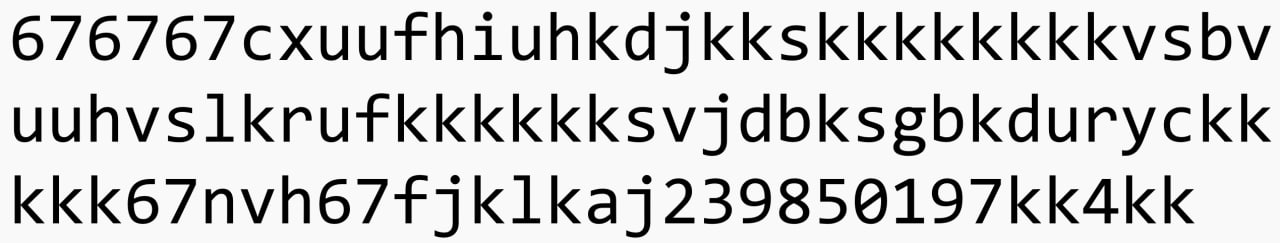
#> input picture rk2/text.jpg, 1280 x 243 px
$ python harris.py
#> lines starting #> are read from the running program, lines starting #| are printed output that depends on the picture
from PIL import Image
import numpy as np
import matplotlib.pyplot as plt
from scipy.ndimage import gaussian_filter

def compute_gradients(image):
    """Вычисление градиентов изображения"""
    img_array = np.array(image, dtype=float)

    if len(img_array.shape) == 3:
        img_array = np.mean(img_array, axis=2)

    # Оператор Собеля
    sobel_x = np.array([[-1, 0, 1],
                        [-2, 0, 2],
                        [-1, 0, 1]])

    sobel_y = np.array([[-1, -2, -1],
                        [0, 0, 0],
                        [1, 2, 1]])

    height, width = img_array.shape
    Ix = np.zeros_like(img_array)
    Iy = np.zeros_like(img_array)

    for i in range(1, height - 1):
        for j in range(1, width - 1):
            window = img_array[i-1:i+2, j-1:j+2]
            Ix[i, j] = np.sum(window * sobel_x)
            Iy[i, j] = np.sum(window * sobel_y)

    return Ix, Iy

def harris_detector(image, k=0.04, threshold=0.01, window_size=3):
    """
    Детектор углов Харриса

    k: параметр чувствительности (обычно 0.04-0.06)
    threshold: порог для определения угла
    window_size: размер окна для гауссова сглаживания
    """
    # Вычисляем градиенты
    Ix, Iy = compute_gradients(image)

    # Вычисляем произведения градиентов
    Ix2 = Ix ** 2
    Iy2 = Iy ** 2
    Ixy = Ix * Iy

    # Применяем гауссово сглаживание
    sigma = window_size / 6
    Sx2 = gaussian_filter(Ix2, sigma)
    Sy2 = gaussian_filter(Iy2, sigma)
    Sxy = gaussian_filter(Ixy, sigma)

    # Вычисляем отклик Харриса
    # R = det(M) - k * trace(M)^2
    # det(M) = Sx2 * Sy2 - Sxy^2
    # trace(M) = Sx2 + Sy2
    det_M = Sx2 * Sy2 - Sxy ** 2
    trace_M = Sx2 + Sy2

    R = det_M - k * (trace_M ** 2)

    # Нормализация
    R_normalized = R / R.max() if R.max() > 0 else R

    # Находим углы (локальные максимумы выше порога)
    corners = []
    height, width = R_normalized.shape

    for i in range(2, height - 2):
        for j in range(2, width - 2):
            if R_normalized[i, j] > threshold:
                # Проверяем, является ли точка локальным максимумом
                window = R_normalized[i-1:i+2, j-1:j+2]
                if R_normalized[i, j] == window.max():
                    corners.append((j, i, R_normalized[i, j]))

    return R_normalized, corners

def non_maximum_suppression(corners, min_distance=10):
    """Подавление немаксимумов - оставляем только сильные углы"""
    if len(corners) == 0:
        return []

    # Сортируем по силе отклика
    corners_sorted = sorted(corners, key=lambda x: x[2], reverse=True)

    filtered_corners = []

    for corner in corners_sorted:
        x, y, response = corner

        # Проверяем расстояние до уже выбранных углов
        too_close = False
        for fx, fy, _ in filtered_corners:
            distance = np.sqrt((x - fx)**2 + (y - fy)**2)
            if distance < min_distance:
                too_close = True
                break

        if not too_close:
            filtered_corners.append(corner)

    return filtered_corners

def visualize_harris(image, R, corners):
    """Визуализация результатов"""
    fig, axes = plt.subplots(1, 3, figsize=(18, 6))

    # Исходное изображение
    if len(np.array(image).shape) == 3:
        axes[0].imshow(image)
    else:
        axes[0].imshow(image, cmap='gray')
    axes[0].set_title('Исходное изображение')
    axes[0].axis('off')

    # Тепловая карта отклика Харриса
    im = axes[1].imshow(R, cmap='hot')
    axes[1].set_title('Отклик детектора Харриса')
    axes[1].axis('off')
    plt.colorbar(im, ax=axes[1])

    # Обнаруженные углы
    if len(np.array(image).shape) == 3:
        axes[2].imshow(image)
    else:
        axes[2].imshow(image, cmap='gray')

    if len(corners) > 0:
        x_coords = [c[0] for c in corners]
        y_coords = [c[1] for c in corners]
        axes[2].plot(x_coords, y_coords, 'r+', markersize=10, markeredgewidth=2)

    axes[2].set_title(f'Обнаруженные углы ({len(corners)} точек)')
    axes[2].axis('off')

    plt.tight_layout()
    plt.show()

# Основная программа
if __name__ == "__main__":
    print("Детектор углов Харриса")
    print("=" * 60)

    # Загрузка изображения
    print("\nВведите путь к изображению (или Enter для тестового):")
    path = input().strip()
#> the answer given: rk2/text.jpg

    if path == "":
        # Создаём тестовое изображение с углами
        img_array = np.ones((200, 200), dtype=np.uint8) * 128
        # Квадрат
        img_array[50:100, 50:100] = 255
        # Треугольник
        for i in range(50):
            img_array[120+i, 120:120+i] = 200
        # Крест
        img_array[140:160, 150:170] = 180
        img_array[130:170, 158:162] = 180

        image = Image.fromarray(img_array)
        print("Используется тестовое изображение")
    else:
        image = Image.open(path)
#> image is the input picture: PIL image 1280x243 RGB; min 0, max 255, mean 208.9

    # Параметры детектора
    print("\nИспользовать параметры по умолчанию? (Enter - да, 1 - настроить)")
    choice = input().strip()

    if choice == "1":
        print("Введите k (0.04-0.06, по умолчанию 0.04):")
        k = float(input().strip() or "0.04")
        print("Введите threshold (0.001-0.1, по умолчанию 0.01):")
        threshold = float(input().strip() or "0.01")
        print("Введите window_size (3-7, по умолчанию 3):")
        window_size = int(input().strip() or "3")
    else:
        k = 0.04
        threshold = 0.01
        window_size = 3

    print(f"\nПараметры: k={k}, threshold={threshold}, window_size={window_size}")
    print("Обработка...")

    # Применяем детектор Харриса
    R, corners = harris_detector(image, k=k, threshold=threshold, window_size=window_size)
#> after the loop in compute_gradients, `for i in range(1, height - 1):`:
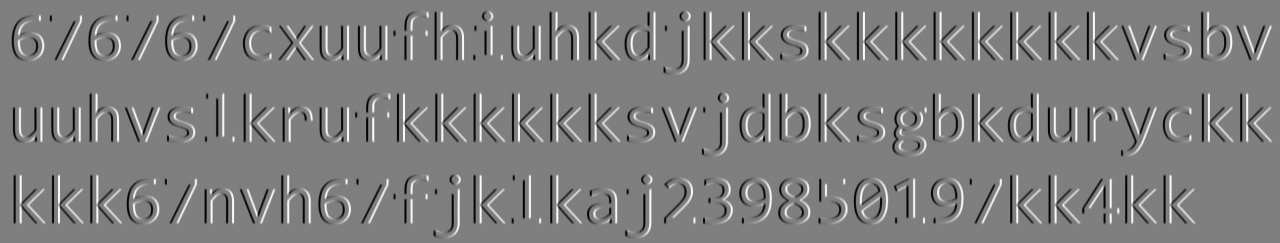
#> Ix: shape (243, 1280) float64; min -1012, max 1019, mean 0; drawn with min black and max white
#> after the loop in compute_gradients, `for i in range(1, height - 1):`:
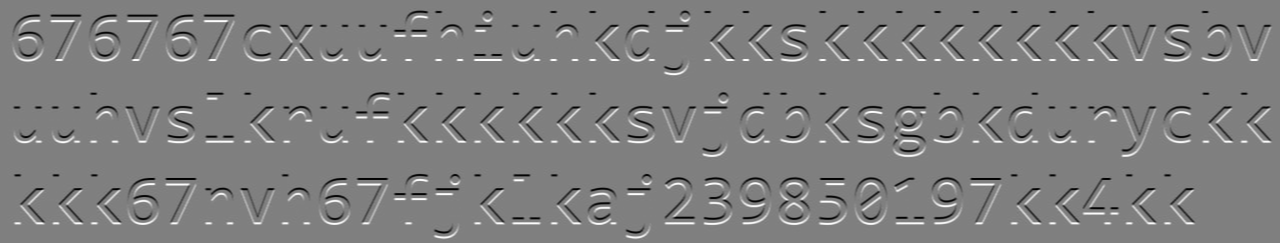
#> Iy: shape (243, 1280) float64; min -1016, max 1011, mean 0; drawn with min black and max white
#> in harris_detector, `Ix2 = Ix ** 2`:
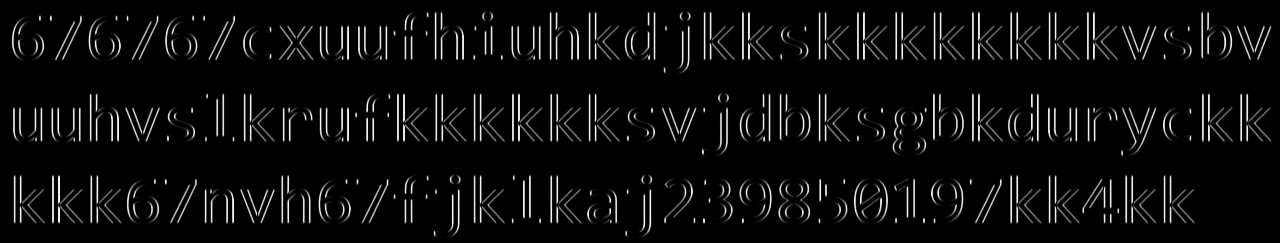
#> Ix2: shape (243, 1280) float64; min 0, max 1038361, mean 53571.7; drawn with min black and max white
#> in harris_detector, `det_M = Sx2 * Sy2 - Sxy ** 2`:
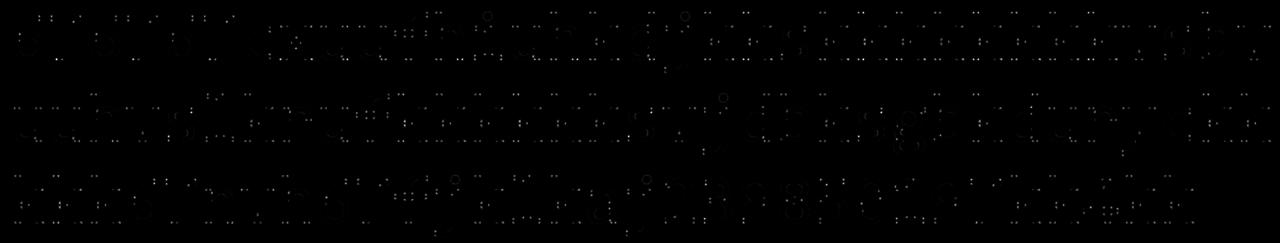
#> det_M: shape (243, 1280) float64; min 0, max 8.17e+10, mean 336803235; drawn with min black and max white
#> in harris_detector, `trace_M = Sx2 + Sy2`:
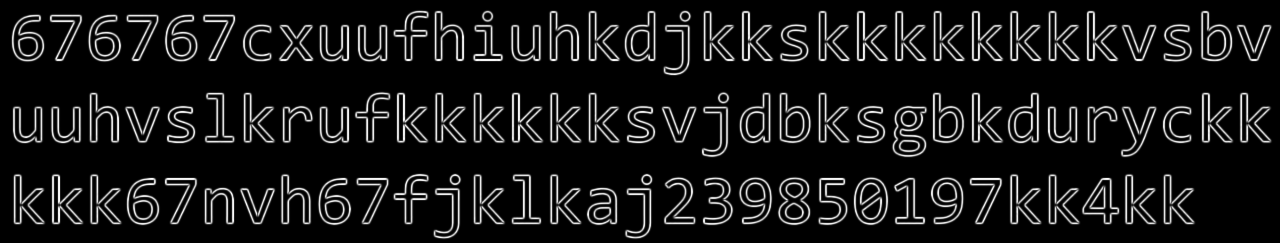
#> trace_M: shape (243, 1280) float64; min 0, max 907458.8, mean 87756.9; drawn with min black and max white
#> in harris_detector, `R = det_M - k * (trace_M ** 2)`:
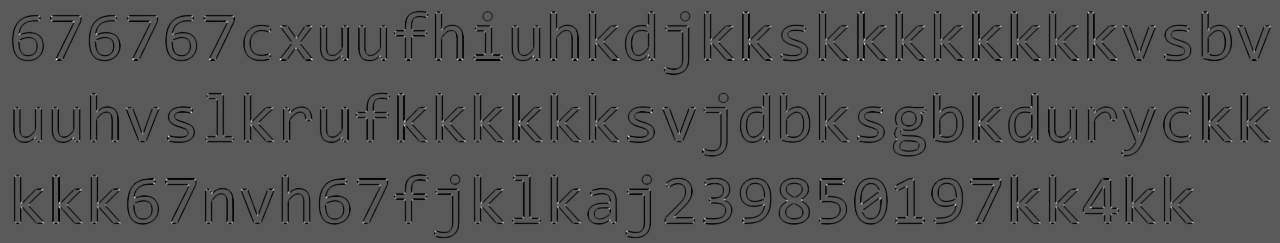
#> R: shape (243, 1280) float64; min -3.24e+10, max 6.02e+10, mean -1.71e+09; drawn with min black and max white
#> after the loop in harris_detector, `for i in range(2, height - 2):`: corners = 719 items, first 6: (436, 12, 0.276), (440, 12, 0.213), (551, 12, 0.332), (555, 12, 0.227), (590, 12, 0.298), (595, 12, 0.246)

    print(f"Найдено углов (до фильтрации): {len(corners)}")
#| Найдено углов (до фильтрации): 719

    # Подавление немаксимумов
    corners_filtered = non_maximum_suppression(corners, min_distance=10)
#> in non_maximum_suppression, `corners_sorted = sorted(corners, key=lambda x: x[2], reverse=True)`: corners_sorted = 719 items, first 6: (56, 59, 1), (280, 59, 0.827), (881, 112, 0.803), (863, 59, 0.797), (651, 112, 0.771), (191, 112, 0.769)
#> the loop in non_maximum_suppression, `for corner in corners_sorted:` made 719 passes
#> after the loop in non_maximum_suppression, `for corner in corners_sorted:`: filtered_corners = 366 items, first 6: (56, 59, 1), (280, 59, 0.827), (881, 112, 0.803), (863, 59, 0.797), (651, 112, 0.771), (191, 112, 0.769)
#> corners_filtered has the same summary as filtered_corners in non_maximum_suppression

    print(f"Найдено углов (после фильтрации): {len(corners_filtered)}")
#| Найдено углов (после фильтрации): 366

    # Визуализация
    visualize_harris(image, R, corners_filtered)
#> in visualize_harris, `x_coords = [c[0] for c in corners]`: x_coords = 366 values, max 1269 at index 135, min 14 at index 330, mean 641.6
#> in visualize_harris, `y_coords = [c[1] for c in corners]`: y_coords = 366 values, max 231 at index 86, min 12 at index 31, mean 118.7
#> in visualize_harris, `plt.show()`:
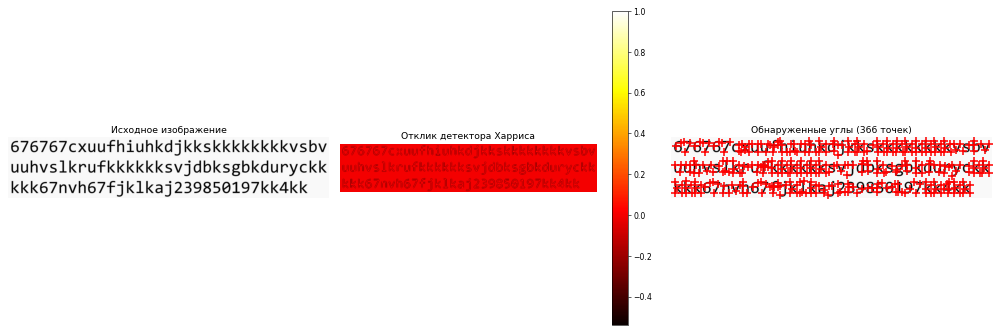
#> figure drawn by matplotlib, 4 panels

    print("\n" + "=" * 60)
    print("Готово!")
